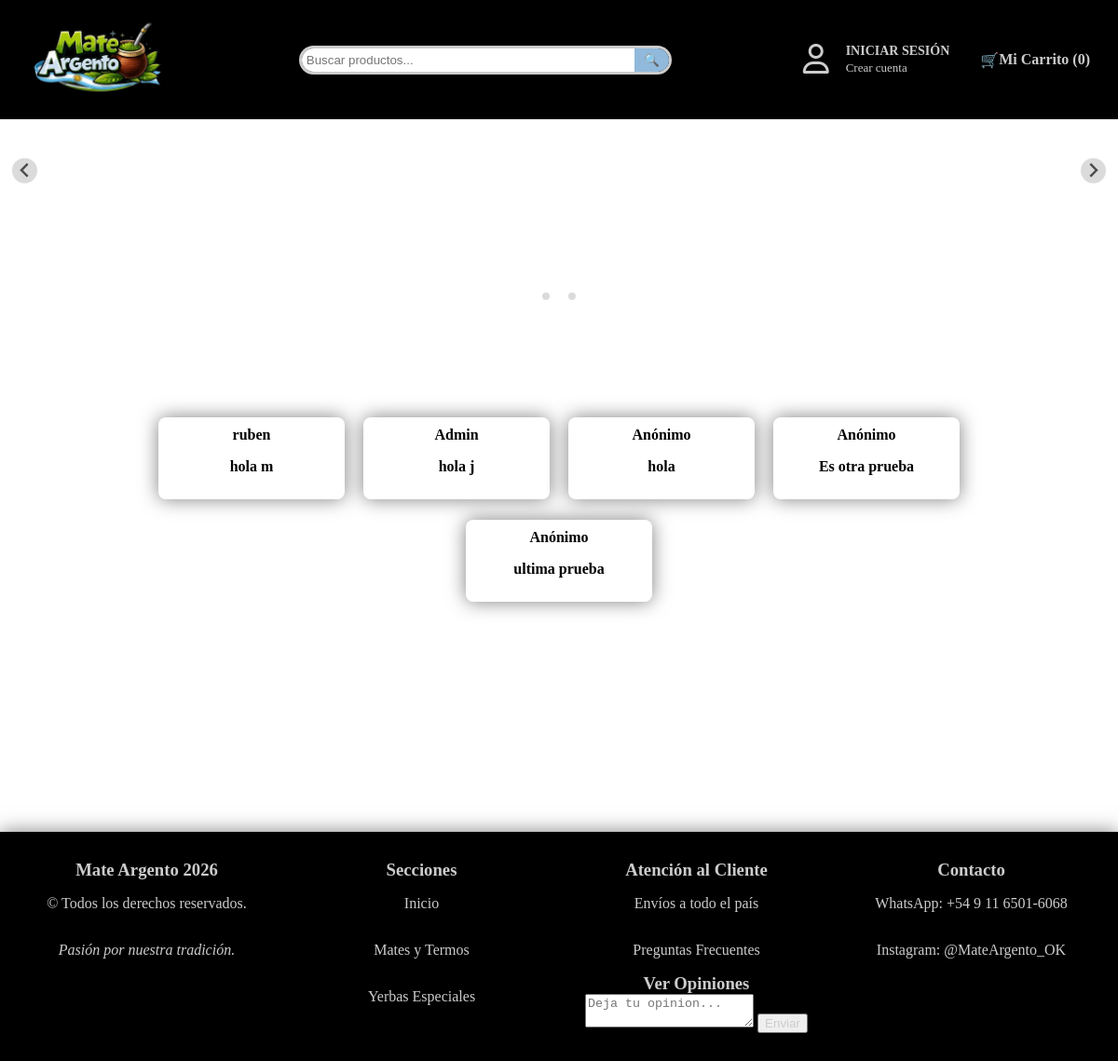
The app's page /opiniones, older data.
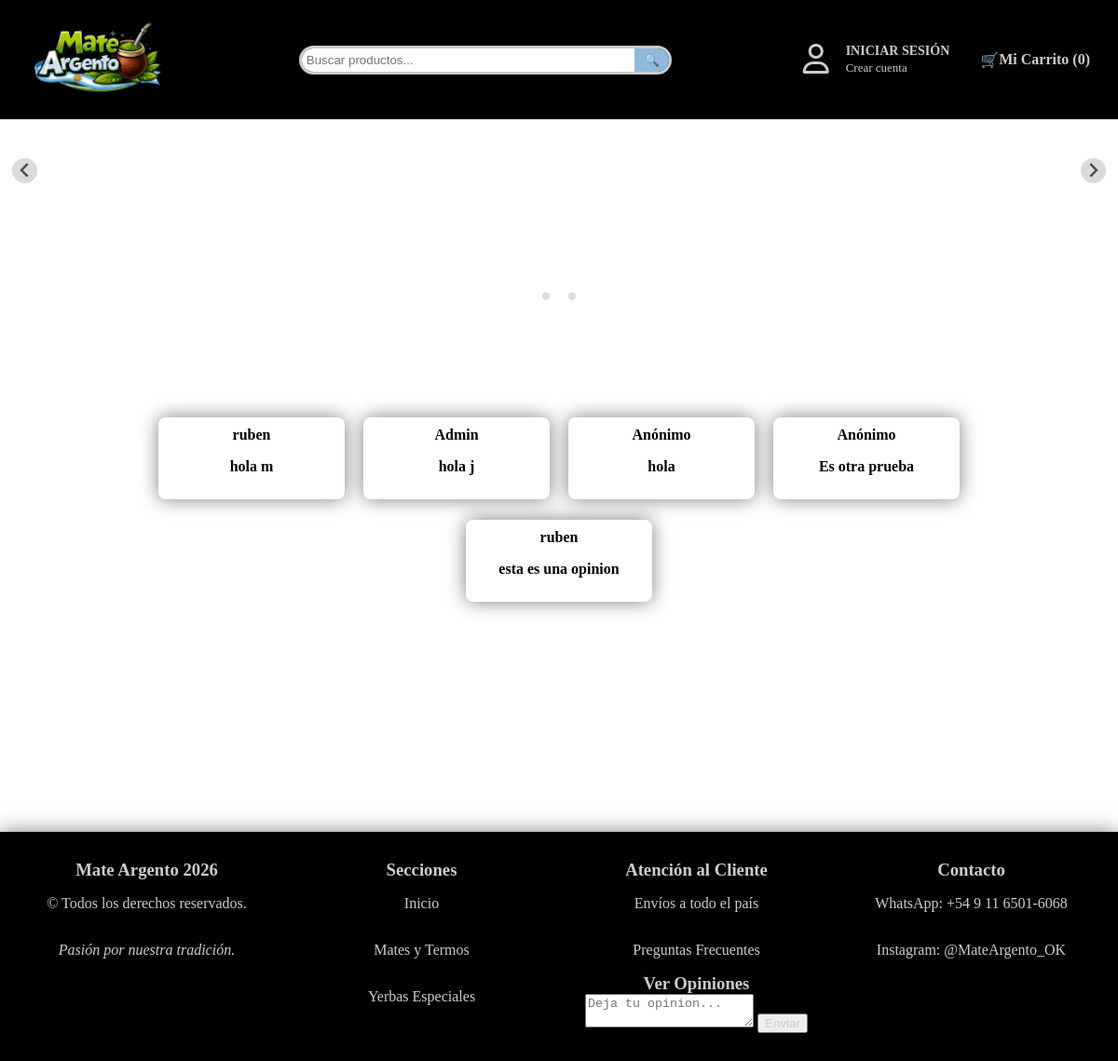
The same page, newer data.
### app.py (models this page shows, shortened)
class Opinion(db.Model):
    id = db.Column(db.Integer, primary_key=True) # Esto hace que el cerebro los vuelva unicos y los va colocando 1,2,3.
    nombre_cliente = db.Column(db.String(100)) # Espacio para el nombre del cliente de maximo 100 letras.
    comentario = db.Column(db.Text, nullable=False) # El texto que escriben, nullable para que no se guarde vacio.

### app.py (the view)
@app.route('/opiniones')
def ver_opiniones():
    return render_template('opiniones.html', opiniones=Opinion.query.all())

### app.py (called while the page is built, shortened)
@app.context_processor
def inject_categorias():
    return dict(todas_las_categorias=CATEGORIAS_DATA)

@app.context_processor
def procesar_carrito():
    mi_carrito = Carrito(session)
    items, total, unidades = mi_carrito.obtener_datos(Producto)
    return dict(carrito_html=items, total_carrito=total, total_unidades=unidades)

    def obtener_datos(self, modelo_producto):
        carrito_dict = self.session.get('carrito', {})
        productos_reales = []
        total_general = 0
        total_unidades = 0  # <--- Nueva variable
        return productos_reales, total_general, total_unidades

### templates/opiniones.html (shortened to what this page needs)
<!DOCTYPE html>
<html>
<head>
</head>
<body>
    {% extends 'base.html' %}
    {% block content %}
    <br>
    <div class="contenedor">
        <br><br><br>
        <div class="contenedor-padre2">
            {% for p in opiniones %}
                <div class="tarjeta">
                    <h4>{{ p.nombre_cliente }}</h4>
                    <p><b>{{ p.comentario }}</b></p>
                </div>
            {% else %}
                <p>No hay productos en esta categoría todavía.</p>
            {% endfor %}
        </div>
        <br><br><br>
    </div>
    {% endblock %}

### templates/base.html (shortened to what this page needs)
<!DOCTYPE html>
<html lang="es">
<head>
    <link rel="stylesheet" href="https://cdnjs.cloudflare.com/ajax/libs/font-awesome/6.0.0/css/all.min.css">
    <link rel="stylesheet" href="https://cdn.jsdelivr.net/npm/@splidejs/splide@4.1.4/dist/css/splide.min.css">
    <link rel="stylesheet" href="{{ url_for('static', filename='estilos.css') }}">
</head>
<body class="{% block body_class %}fondo-inicio{% endblock %}">
    <div class="barra-anuncio" style="background-color: #111; color: #fff; padding: 7px 0; text-align: center;">
        <marquee behavior="scroll" direction="left" scrollamount="8" style="font-weight: bold;">
        </marquee>
    </div>
    <header class="bloque-superior">
        <a href="/">
            <img src="{{ url_for('static', filename='img/logo_fondof.png') }}" class="logo-personalizado" alt="Mate Argento">
        </a>
        <form action="{{ url_for('buscar') }}" method="GET">
            <div class="buscador-corto">
                <input type="text" name="q" placeholder="Buscar productos..." style="border:none; padding:5px; outline:none; width: 300px;">
                <button type="submit">🔍</button>
            </div>
        </form>
        <div class="bloque-cuenta">
            {% if session.get('usuario_nombre') %}
                <nav>
                    <span>Hola, <b>{{ session['usuario_nombre'] }}</b></span> |
                    {% if session.get('usuario_rol') == 'admin' or session.get('usuario_rol') == 'gestor' %}
                         <a href="/admin/dashboard" style="color: #e6222c; font-weight: bold; text-decoration: none;">
                            <i class="fa-solid fa-gauge-high"></i> [ PANEL DE CONTROL ]
                        </a> |
                    {% endif %}
                    <a href="/logout">Cerrar Sesión</a>
                </nav>
            {% else %}
                <div class="icono-usuario"><i class="fa-regular fa-user"></i></div>
                <div class="enlaces-cuenta">
                    <a href="/login" class="link-cuenta">Iniciar sesión</a>
                    <a href="/registro" class="link-cuenta-secundario">Crear cuenta</a>
                </div>
            {% endif %}
            <details class="carrito-desplegable" id="mi-carrito-desplegable">
                <summary class="carrito-summary">
                    🛒 <b class="enlace-titulo2">Mi Carrito ({{ total_unidades }})</b>
                </summary>
            </details>
        </div>
    </header>
    <section class="splide" aria-label="Mi carrusel">
        <div class="splide__track">
            <ul class="splide__list">
                <li class="splide__slide"><img src="{{ url_for('static', filename='img/banner9.png') }}" class="ancho-total" alt="Banner"></li>
            </ul>
        </div>
    </section>
    <main class="contenedor-principal">
        {% block content %}{% endblock %}
    </main>
    <footer class="pie-pagina">
        <div class="contenedor-pie">
            <div class="tarjeta-pie">
                <h3>Mate Argento 2026</h3>
                <p>&copy; Todos los derechos reservados.</p>
                <p><em>Pasión por nuestra tradición.</em></p>
            </div>
            <div class="tarjeta-pie">
                <h3>Secciones</h3>
                <p>Inicio</p>
                <p>Mates y Termos</p>
                <p>Yerbas Especiales</p>
            </div>
            <div class="tarjeta-pie">
                <h3>Atención al Cliente</h3>
                <p>Envíos a todo el país</p>
                <p>Preguntas Frecuentes</p>
                <form action="/enviar_opinion" method="POST">
                    <a href="/opiniones" class="enlace-titulo efecto-verde" style="color:#000"><h3>Ver Opiniones</h3></a>
                    <textarea name="opinion_texto" placeholder="Deja tu opinion..." required></textarea>
                    <button type="submit">Enviar</button>
                </form>
            </div>
            <div class="tarjeta-pie">
                <h3>Contacto</h3>
                <p>WhatsApp: +54 9 11 6501-6068</p>
                <p>Instagram: @MateArgento_OK</p>
            </div>
        </div>
    </footer>
</body>
</html>

### static/estilos.css (style rules this page uses)
body { margin: 0; background-size: cover; background-repeat: no-repeat; background-position: center; }
.fondo-inicio { background-image: url('img/fondo_azul16.jpg'); }
.contenedor { width: 80%; margin: auto; background-size: cover; background-repeat: no-repeat; background-position: center; padding: 20px; border-radius: 10px; min-height: 500px; background-color: rgba(255, 255, 255, 0.0); border: 1px solid rgba(255, 255, 255, 0.0); box-shadow: 0 8px 32px 0 rgba(0, 0, 0, 0.0); }
.contenedor > * { margin-left: 20px; margin-right: 20px; }
.contenedor-pie { display: flex; flex-direction: row; flex-wrap: wrap; justify-content: space-between; align-items: flex-start; gap: 20px; padding: 20px; background-color: #000; box-shadow: 0px 0px 20px rgba(0, 0, 0, 0.5); }
.contenedor-pie * { color: #ccc; }
.contenedor-padre2 { display: flex; flex-direction: row; flex-wrap: wrap; justify-content: center; align-items: center; gap: 20px; padding: 20px; background-color: #90b9db; border-radius: 10px; background-color: rgba(255, 255, 255, 0.0); border: 1px solid rgba(255, 255, 255, 0.0); box-shadow: 0 8px 32px 0 rgba(0, 0, 0, 0.0); min-height: 200px; }
.bloque-superior { display: flex; align-items: center; justify-content: space-between; flex-wrap: wrap; position: fixed; left: 0; width: 100%; top: 0; z-index: 500; padding: 12px 30px; background-color: transparent; transition: background-color 0.35s ease; box-sizing: border-box; }
.bloque-superior * { color: #ccc; }
.bloque-cuenta { display: flex; flex-direction: row; flex-wrap: wrap; align-items: center; gap: 18px; font-family: var(--fuente); color: var(--texto-claro); }
.bloque-cuenta a { color: var(--texto-claro); }
h3 { font-size: clamp(18px, 1,8vw, 30px); width: 100%; margin-left: 0; margin-right: 0; padding: 0; display: block; text-align: center; margin: 0; word-wrap: break-word; }
.ancho-total { width: 100%; margin-left: 0; max-width: 100%; display: block; height: 300px; object-fit: cover; }
.logo-personalizado { width: 150px; height: auto; }
.tarjeta { background-color: #fff; padding: 10px; border-radius: 8px; width: 200px; text-align: center; display: flex; flex-direction: column; justify-content: space-between; height: 100%; box-sizing: border-box; box-shadow: 0px 0px 20px rgba(0, 0, 0, 0.5); transition: transform 0.25s ease, box-shadow 0.25s ease, border-color 0.25s ease; position: relative; overflow: hidden; }
.tarjeta-pie { background-color: #000; padding: 10px; border-radius: 8px; width: 200px; flex-grow: 1; min-width: 220px; text-align: center; display: flex; flex-direction: column; justify-content: space-between; height: 100%; box-sizing: border-box; }
.tarjeta h4 { font-size: 1rem; margin: 0; overflow: hidden; display: -webkit-box; -webkit-line-clamp: 2; -webkit-box-orient: vertical; line-clamp: 2; }
.enlace-titulo { text-decoration: none; color: #000; cursor: pointer; }
.enlace-titulo2 { text-decoration: none; color: #ccc; cursor: pointer; }
.buscador-corto { display: flex; border-radius: 20px; border: 3px solid #ccc; overflow: hidden; flex-grow: 1; max-width: 400px; min-width: 100px; }
.buscador-corto button { background: #90b9db; color: white; border: none; padding: 5px 10px; flex-shrink: 0; width: auto; }
.bloque-superior form { flex-grow: 0; max-width: 400px; width: 100%; }
.buscador-corto input { flex-grow: 1; border: none; padding: 5px 10px; outline: none; min-width: 0; width: 100%; }
.icono-usuario { font-size: 32px; color: #333; }
.enlaces-cuenta { display: flex; flex-direction: column; justify-content: center; }
.link-cuenta { font-size: 14px; font-weight: bold; text-transform: uppercase; color: #000; text-decoration: none; line-height: 1.2; }
.link-cuenta-secundario { font-size: 13px; color: #666; text-decoration: none; margin-top: 2px; }
footer { width: 100% !important; padding: 0 !important; margin-left: 0 !important; margin-right: 0 !important; margin-bottom: 0 !important; box-sizing: border-box; }
.carrito-desplegable { position: relative; margin-left: 15px; }
.carrito-summary { display: flex; align-items: center; list-style: none; cursor: pointer; }

Row changes from the older to the newer data that the page shows:
removed Opinion: nombre_cliente "Anónimo", comentario "ultima prueba"
added Opinion: nombre_cliente "ruben", comentario "esta es una opinion"
